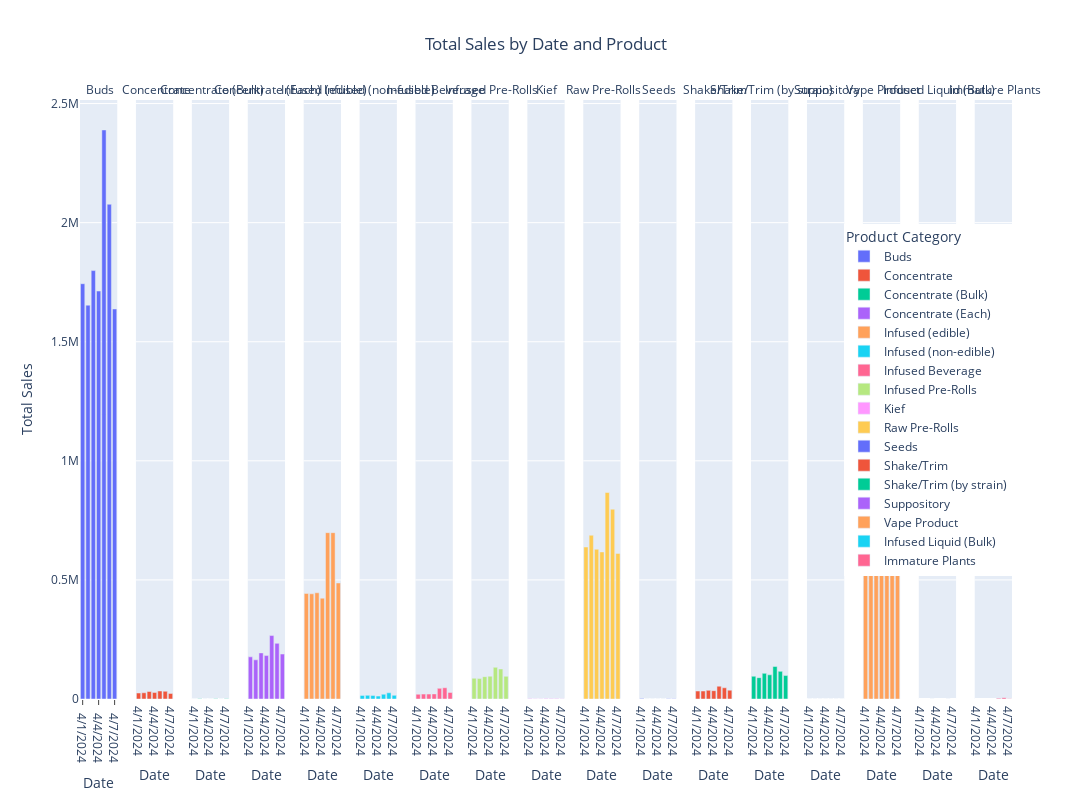

This figure's notebook cell:
### Code cell
# Create the figure with facets
fig = px.bar(cumulative_df,
             x='date',  # Use date as the x-axis
             y='TotalPrice',
             color='ProductCategoryName',  # Color based on product category
             color_continuous_scale=px.colors.sequential.Plasma,
             facet_col='ProductCategoryName',  # Facet by product category
             labels={'TotalPrice': 'Total Sales (USD)', 'date': 'Date', 'ProductCategoryName': 'Product'},
             title='Total Sales by Date and Product')

# Update layout to adjust the axes and facet spacing
fig.update_layout(
    yaxis_title="Total Sales",
    xaxis_title="Date",  # Set the x-axis title to 'Date'
    xaxis={'type': 'category'},  # This ensures the categories (Dates) are treated distinctly
    xaxis_ticks="outside",  # Ticks are shown outside
    showlegend= True,  # Show the legend
    legend=dict(title='Product Category', orientation='v', yanchor='middle', y=0.5, xanchor='right', x=1),
    title_x=0.5,  # Set the title to the center of the plot
    margin=dict(t=100),  # Add top margin to make space for the x-axis title
)

# Add vertical lines and additional customizations if necessary
# for date in df['Date'].unique():
#     fig.add_vline(x=date, line_width=2, line_dash="dash", line_color="red")
def custom_facet_col_wrap(facet_col_vals):
    return [val.split('=')[1] for val in facet_col_vals]

fig.for_each_annotation(lambda a: a.update(text=f" {a.text.split('=')[1]}"))

# Update the figure size for better visibility
fig.update_layout(width=1200, height=800)

fig.show()

### Figure 1 — Plotly figure (JSON) as saved in the notebook; plotly's stock layout.template omitted (floating-point values rounded to 4 significant figures)
{"data": [{"alignmentgroup": "True", "hovertemplate": "Product=Buds<br>Date=%{x}<br>Total Sales (USD)=%{y}<extra></extra>", "legendgroup": "Buds", "marker": {"color": "#636efa", "pattern": {"shape": ""}}, "name": "Buds", "offsetgroup": "Buds", "orientation": "v", "showlegend": true, "textposition": "auto", "type": "bar", "x": ["4/1/2024", "4/2/2024", "4/3/2024", "4/4/2024", "4/5/2024", "4/6/2024", "4/7/2024"], "xaxis": "x", "y": [1743607, 1653518, 1798737, 1712777, 2389197, 2077191, 1637524], "yaxis": "y"}, {"alignmentgroup": "True", "hovertemplate": "Product=Concentrate<br>Date=%{x}<br>Total Sales (USD)=%{y}<extra></extra>", "legendgroup": "Concentrate", "marker": {"color": "#EF553B", "pattern": {"shape": ""}}, "name": "Concentrate", "offsetgroup": "Concentrate", "orientation": "v", "showlegend": true, "textposition": "auto", "type": "bar", "x": ["4/1/2024", "4/2/2024", "4/3/2024", "4/4/2024", "4/5/2024", "4/6/2024", "4/7/2024"], "xaxis": "x2", "y": [25209, 26228, 31489, 27529, 33646, 32437, 23456], "yaxis": "y2"}, {"alignmentgroup": "True", "hovertemplate": "Product=Concentrate (Bulk)<br>Date=%{x}<br>Total Sales (USD)=%{y}<extra></extra>", "legendgroup": "Concentrate (Bulk)", "marker": {"color": "#00cc96", "pattern": {"shape": ""}}, "name": "Concentrate (Bulk)", "offsetgroup": "Concentrate (Bulk)", "orientation": "v", "showlegend": true, "textposition": "auto", "type": "bar", "x": ["4/1/2024", "4/2/2024", "4/3/2024", "4/4/2024", "4/5/2024", "4/6/2024", "4/7/2024"], "xaxis": "x3", "y": [355, 825, 268, 258, 745, 323, 546], "yaxis": "y3"}, {"alignmentgroup": "True", "hovertemplate": "Product=Concentrate (Each)<br>Date=%{x}<br>Total Sales (USD)=%{y}<extra></extra>", "legendgroup": "Concentrate (Each)", "marker": {"color": "#ab63fa", "pattern": {"shape": ""}}, "name": "Concentrate (Each)", "offsetgroup": "Concentrate (Each)", "orientation": "v", "showlegend": true, "textposition": "auto", "type": "bar", "x": ["4/1/2024", "4/2/2024", "4/3/2024", "4/4/2024", "4/5/2024", "4/6/2024", "4/7/2024"], "xaxis": "x4", "y": [177008, 164465, 193654, 182292, 266418, 233669, 188865], "yaxis": "y4"}, {"alignmentgroup": "True", "hovertemplate": "Product=Infused (edible)<br>Date=%{x}<br>Total Sales (USD)=%{y}<extra></extra>", "legendgroup": "Infused (edible)", "marker": {"color": "#FFA15A", "pattern": {"shape": ""}}, "name": "Infused (edible)", "offsetgroup": "Infused (edible)", "orientation": "v", "showlegend": true, "textposition": "auto", "type": "bar", "x": ["4/1/2024", "4/2/2024", "4/3/2024", "4/4/2024", "4/5/2024", "4/6/2024", "4/7/2024"], "xaxis": "x5", "y": [443236, 441704, 445966, 423370, 698392, 698379, 487197], "yaxis": "y5"}, {"alignmentgroup": "True", "hovertemplate": "Product=Infused (non-edible)<br>Date=%{x}<br>Total Sales (USD)=%{y}<extra></extra>", "legendgroup": "Infused (non-edible)", "marker": {"color": "#19d3f3", "pattern": {"shape": ""}}, "name": "Infused (non-edible)", "offsetgroup": "Infused (non-edible)", "orientation": "v", "showlegend": true, "textposition": "auto", "type": "bar", "x": ["4/1/2024", "4/2/2024", "4/3/2024", "4/4/2024", "4/5/2024", "4/6/2024", "4/7/2024"], "xaxis": "x6", "y": [15133, 15338, 14438, 12240, 19981, 26050, 15309], "yaxis": "y6"}, {"alignmentgroup": "True", "hovertemplate": "Product=Infused Beverage<br>Date=%{x}<br>Total Sales (USD)=%{y}<extra></extra>", "legendgroup": "Infused Beverage", "marker": {"color": "#FF6692", "pattern": {"shape": ""}}, "name": "Infused Beverage", "offsetgroup": "Infused Beverage", "orientation": "v", "showlegend": true, "textposition": "auto", "type": "bar", "x": ["4/1/2024", "4/2/2024", "4/3/2024", "4/4/2024", "4/5/2024", "4/6/2024", "4/7/2024"], "xaxis": "x7", "y": [20058, 20659, 20635, 21369, 44779, 47279, 27539], "yaxis": "y7"}, {"alignmentgroup": "True", "hovertemplate": "Product=Infused Pre-Rolls<br>Date=%{x}<br>Total Sales (USD)=%{y}<extra></extra>", "legendgroup": "Infused Pre-Rolls", "marker": {"color": "#B6E880", "pattern": {"shape": ""}}, "name": "Infused Pre-Rolls", "offsetgroup": "Infused Pre-Rolls", "orientation": "v", "showlegend": true, "textposition": "auto", "type": "bar", "x": ["4/1/2024", "4/2/2024", "4/3/2024", "4/4/2024", "4/5/2024", "4/6/2024", "4/7/2024"], "xaxis": "x8", "y": [86988, 85732, 93927, 95613, 133010, 126065, 95129], "yaxis": "y8"}, {"alignmentgroup": "True", "hovertemplate": "Product=Kief<br>Date=%{x}<br>Total Sales (USD)=%{y}<extra></extra>", "legendgroup": "Kief", "marker": {"color": "#FF97FF", "pattern": {"shape": ""}}, "name": "Kief", "offsetgroup": "Kief", "orientation": "v", "showlegend": true, "textposition": "auto", "type": "bar", "x": ["4/1/2024", "4/2/2024", "4/3/2024", "4/4/2024", "4/5/2024", "4/6/2024", "4/7/2024"], "xaxis": "x9", "y": [1854, 1100, 1189, 1619, 2400, 2452, 1240], "yaxis": "y9"}, {"alignmentgroup": "True", "hovertemplate": "Product=Raw Pre-Rolls<br>Date=%{x}<br>Total Sales (USD)=%{y}<extra></extra>", "legendgroup": "Raw Pre-Rolls", "marker": {"color": "#FECB52", "pattern": {"shape": ""}}, "name": "Raw Pre-Rolls", "offsetgroup": "Raw Pre-Rolls", "orientation": "v", "showlegend": true, "textposition": "auto", "type": "bar", "x": ["4/1/2024", "4/2/2024", "4/3/2024", "4/4/2024", "4/5/2024", "4/6/2024", "4/7/2024"], "xaxis": "x10", "y": [638193, 687502, 628685, 617487, 866883, 796839, 611311], "yaxis": "y10"}, {"alignmentgroup": "True", "hovertemplate": "Product=Seeds<br>Date=%{x}<br>Total Sales (USD)=%{y}<extra></extra>", "legendgroup": "Seeds", "marker": {"color": "#636efa", "pattern": {"shape": ""}}, "name": "Seeds", "offsetgroup": "Seeds", "orientation": "v", "showlegend": true, "textposition": "auto", "type": "bar", "x": ["4/1/2024", "4/2/2024", "4/3/2024", "4/4/2024", "4/5/2024", "4/6/2024", "4/7/2024"], "xaxis": "x11", "y": [1649, 413, 275, 179, 458, 878, 797], "yaxis": "y11"}, {"alignmentgroup": "True", "hovertemplate": "Product=Shake/Trim<br>Date=%{x}<br>Total Sales (USD)=%{y}<extra></extra>", "legendgroup": "Shake/Trim", "marker": {"color": "#EF553B", "pattern": {"shape": ""}}, "name": "Shake/Trim", "offsetgroup": "Shake/Trim", "orientation": "v", "showlegend": true, "textposition": "auto", "type": "bar", "x": ["4/1/2024", "4/2/2024", "4/3/2024", "4/4/2024", "4/5/2024", "4/6/2024", "4/7/2024"], "xaxis": "x12", "y": [33502, 33538, 36385, 34950, 53767, 47057, 37032], "yaxis": "y12"}, {"alignmentgroup": "True", "hovertemplate": "Product=Shake/Trim (by strain)<br>Date=%{x}<br>Total Sales (USD)=%{y}<extra></extra>", "legendgroup": "Shake/Trim (by strain)", "marker": {"color": "#00cc96", "pattern": {"shape": ""}}, "name": "Shake/Trim (by strain)", "offsetgroup": "Shake/Trim (by strain)", "orientation": "v", "showlegend": true, "textposition": "auto", "type": "bar", "x": ["4/1/2024", "4/2/2024", "4/3/2024", "4/4/2024", "4/5/2024", "4/6/2024", "4/7/2024"], "xaxis": "x13", "y": [95513, 89578, 107693, 101558, 136326, 116053, 98397], "yaxis": "y13"}, {"alignmentgroup": "True", "hovertemplate": "Product=Suppository<br>Date=%{x}<br>Total Sales (USD)=%{y}<extra></extra>", "legendgroup": "Suppository", "marker": {"color": "#ab63fa", "pattern": {"shape": ""}}, "name": "Suppository", "offsetgroup": "Suppository", "orientation": "v", "showlegend": true, "textposition": "auto", "type": "bar", "x": ["4/1/2024", "4/2/2024", "4/3/2024", "4/4/2024", "4/5/2024", "4/6/2024", "4/7/2024"], "xaxis": "x14", "y": [168, 156, 24, 12, 24, 120, 24], "yaxis": "y14"}, {"alignmentgroup": "True", "hovertemplate": "Product=Vape Product<br>Date=%{x}<br>Total Sales (USD)=%{y}<extra></extra>", "legendgroup": "Vape Product", "marker": {"color": "#FFA15A", "pattern": {"shape": ""}}, "name": "Vape Product", "offsetgroup": "Vape Product", "orientation": "v", "showlegend": true, "textposition": "auto", "type": "bar", "x": ["4/1/2024", "4/2/2024", "4/3/2024", "4/4/2024", "4/5/2024", "4/6/2024", "4/7/2024"], "xaxis": "x15", "y": [831050, 782583, 847280, 795267, 1122960, 1004883, 783153], "yaxis": "y15"}, {"alignmentgroup": "True", "hovertemplate": "Product=Infused Liquid (Bulk)<br>Date=%{x}<br>Total Sales (USD)=%{y}<extra></extra>", "legendgroup": "Infused Liquid (Bulk)", "marker": {"color": "#19d3f3", "pattern": {"shape": ""}}, "name": "Infused Liquid (Bulk)", "offsetgroup": "Infused Liquid (Bulk)", "orientation": "v", "showlegend": true, "textposition": "auto", "type": "bar", "x": ["4/3/2024", "4/6/2024"], "xaxis": "x16", "y": [0, 25], "yaxis": "y16"}, {"alignmentgroup": "True", "hovertemplate": "Product=Immature Plants<br>Date=%{x}<br>Total Sales (USD)=%{y}<extra></extra>", "legendgroup": "Immature Plants", "marker": {"color": "#FF6692", "pattern": {"shape": ""}}, "name": "Immature Plants", "offsetgroup": "Immature Plants", "orientation": "v", "showlegend": true, "textposition": "auto", "type": "bar", "x": ["4/5/2024", "4/6/2024", "4/7/2024"], "xaxis": "x17", "y": [2995, 5452, 867], "yaxis": "y17"}], "layout": {"annotations": [{"font": {}, "showarrow": false, "text": " Buds", "x": 0.02, "xanchor": "center", "xref": "paper", "y": 1, "yanchor": "bottom", "yref": "paper"}, {"font": {}, "showarrow": false, "text": " Concentrate", "x": 0.08, "xanchor": "center", "xref": "paper", "y": 1, "yanchor": "bottom", "yref": "paper"}, {"font": {}, "showarrow": false, "text": " Concentrate (Bulk)", "x": 0.14, "xanchor": "center", "xref": "paper", "y": 1, "yanchor": "bottom", "yref": "paper"}, {"font": {}, "showarrow": false, "text": " Concentrate (Each)", "x": 0.2, "xanchor": "center", "xref": "paper", "y": 1, "yanchor": "bottom", "yref": "paper"}, {"font": {}, "showarrow": false, "text": " Infused (edible)", "x": 0.26, "xanchor": "center", "xref": "paper", "y": 1, "yanchor": "bottom", "yref": "paper"}, {"font": {}, "showarrow": false, "text": " Infused (non-edible)", "x": 0.32, "xanchor": "center", "xref": "paper", "y": 1, "yanchor": "bottom", "yref": "paper"}, {"font": {}, "showarrow": false, "text": " Infused Beverage", "x": 0.38, "xanchor": "center", "xref": "paper", "y": 1, "yanchor": "bottom", "yref": "paper"}, {"font": {}, "showarrow": false, "text": " Infused Pre-Rolls", "x": 0.44, "xanchor": "center", "xref": "paper", "y": 1, "yanchor": "bottom", "yref": "paper"}, {"font": {}, "showarrow": false, "text": " Kief", "x": 0.5, "xanchor": "center", "xref": "paper", "y": 1, "yanchor": "bottom", "yref": "paper"}, {"font": {}, "showarrow": false, "text": " Raw Pre-Rolls", "x": 0.56, "xanchor": "center", "xref": "paper", "y": 1, "yanchor": "bottom", "yref": "paper"}, {"font": {}, "showarrow": false, "text": " Seeds", "x": 0.62, "xanchor": "center", "xref": "paper", "y": 1, "yanchor": "bottom", "yref": "paper"}, {"font": {}, "showarrow": false, "text": " Shake/Trim", "x": 0.68, "xanchor": "center", "xref": "paper", "y": 1, "yanchor": "bottom", "yref": "paper"}, {"font": {}, "showarrow": false, "text": " Shake/Trim (by strain)", "x": 0.74, "xanchor": "center", "xref": "paper", "y": 1, "yanchor": "bottom", "yref": "paper"}, {"font": {}, "showarrow": false, "text": " Suppository", "x": 0.8, "xanchor": "center", "xref": "paper", "y": 1, "yanchor": "bottom", "yref": "paper"}, {"font": {}, "showarrow": false, "text": " Vape Product", "x": 0.86, "xanchor": "center", "xref": "paper", "y": 1, "yanchor": "bottom", "yref": "paper"}, {"font": {}, "showarrow": false, "text": " Infused Liquid (Bulk)", "x": 0.92, "xanchor": "center", "xref": "paper", "y": 1, "yanchor": "bottom", "yref": "paper"}, {"font": {}, "showarrow": false, "text": " Immature Plants", "x": 0.98, "xanchor": "center", "xref": "paper", "y": 1, "yanchor": "bottom", "yref": "paper"}], "barmode": "relative", "height": 800, "legend": {"orientation": "v", "title": {"text": "Product Category"}, "tracegroupgap": 0, "x": 1, "xanchor": "right", "y": 0.5, "yanchor": "middle"}, "margin": {"t": 100}, "showlegend": true, "title": {"text": "Total Sales by Date and Product", "x": 0.5}, "width": 1200, "xaxis": {"anchor": "y", "domain": [0, 0.04], "ticks": "outside", "title": {"text": "Date"}, "type": "category"}, "xaxis10": {"anchor": "y10", "domain": [0.54, 0.58], "matches": "x", "title": {"text": "Date"}}, "xaxis11": {"anchor": "y11", "domain": [0.6, 0.64], "matches": "x", "title": {"text": "Date"}}, "xaxis12": {"anchor": "y12", "domain": [0.66, 0.7], "matches": "x", "title": {"text": "Date"}}, "xaxis13": {"anchor": "y13", "domain": [0.72, 0.76], "matches": "x", "title": {"text": "Date"}}, "xaxis14": {"anchor": "y14", "domain": [0.78, 0.82], "matches": "x", "title": {"text": "Date"}}, "xaxis15": {"anchor": "y15", "domain": [0.84, 0.88], "matches": "x", "title": {"text": "Date"}}, "xaxis16": {"anchor": "y16", "domain": [0.9, 0.94], "matches": "x", "title": {"text": "Date"}}, "xaxis17": {"anchor": "y17", "domain": [0.96, 1], "matches": "x", "title": {"text": "Date"}}, "xaxis2": {"anchor": "y2", "domain": [0.06, 0.1], "matches": "x", "title": {"text": "Date"}}, "xaxis3": {"anchor": "y3", "domain": [0.12, 0.16], "matches": "x", "title": {"text": "Date"}}, "xaxis4": {"anchor": "y4", "domain": [0.18, 0.22], "matches": "x", "title": {"text": "Date"}}, "xaxis5": {"anchor": "y5", "domain": [0.24, 0.28], "matches": "x", "title": {"text": "Date"}}, "xaxis6": {"anchor": "y6", "domain": [0.3, 0.34], "matches": "x", "title": {"text": "Date"}}, "xaxis7": {"anchor": "y7", "domain": [0.36, 0.4], "matches": "x", "title": {"text": "Date"}}, "xaxis8": {"anchor": "y8", "domain": [0.42, 0.46], "matches": "x", "title": {"text": "Date"}}, "xaxis9": {"anchor": "y9", "domain": [0.48, 0.52], "matches": "x", "title": {"text": "Date"}}, "yaxis": {"anchor": "x", "domain": [0, 1], "title": {"text": "Total Sales"}}, "yaxis10": {"anchor": "x10", "domain": [0, 1], "matches": "y", "showticklabels": false}, "yaxis11": {"anchor": "x11", "domain": [0, 1], "matches": "y", "showticklabels": false}, "yaxis12": {"anchor": "x12", "domain": [0, 1], "matches": "y", "showticklabels": false}, "yaxis13": {"anchor": "x13", "domain": [0, 1], "matches": "y", "showticklabels": false}, "yaxis14": {"anchor": "x14", "domain": [0, 1], "matches": "y", "showticklabels": false}, "yaxis15": {"anchor": "x15", "domain": [0, 1], "matches": "y", "showticklabels": false}, "yaxis16": {"anchor": "x16", "domain": [0, 1], "matches": "y", "showticklabels": false}, "yaxis17": {"anchor": "x17", "domain": [0, 1], "matches": "y", "showticklabels": false}, "yaxis2": {"anchor": "x2", "domain": [0, 1], "matches": "y", "showticklabels": false}, "yaxis3": {"anchor": "x3", "domain": [0, 1], "matches": "y", "showticklabels": false}, "yaxis4": {"anchor": "x4", "domain": [0, 1], "matches": "y", "showticklabels": false}, "yaxis5": {"anchor": "x5", "domain": [0, 1], "matches": "y", "showticklabels": false}, "yaxis6": {"anchor": "x6", "domain": [0, 1], "matches": "y", "showticklabels": false}, "yaxis7": {"anchor": "x7", "domain": [0, 1], "matches": "y", "showticklabels": false}, "yaxis8": {"anchor": "x8", "domain": [0, 1], "matches": "y", "showticklabels": false}, "yaxis9": {"anchor": "x9", "domain": [0, 1], "matches": "y", "showticklabels": false}}}
